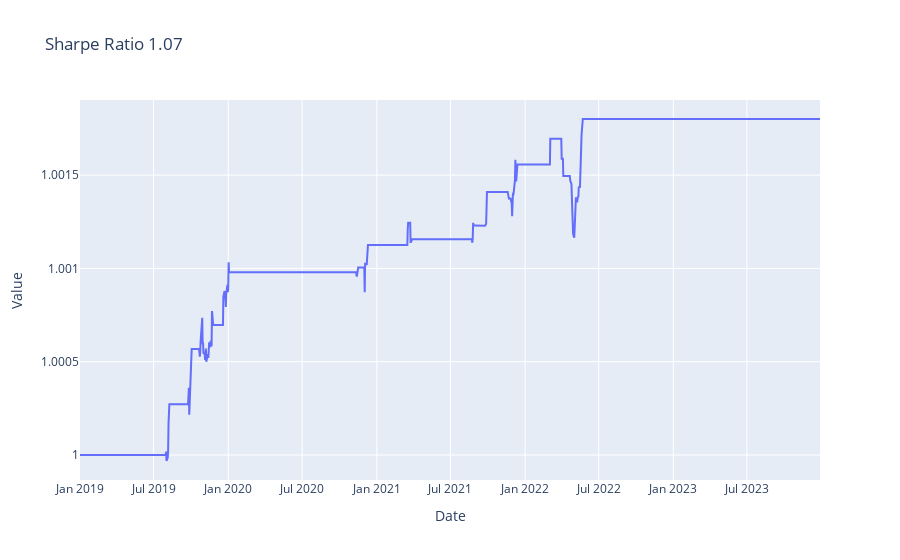

Source (notebook cell):
### Code cell
bt = Backtester( Trading(train,test),  ThresholdTradingPolicy(enter_long = 99.95, exit_long=99.99, enter_short = 100.05, exit_short = 100.025))
bt.summary()

### Figure 1 — Plotly figure (JSON) as saved in the notebook; plotly's stock layout.template omitted (floating-point values rounded to 4 significant figures; data arrays with more than 128 entries replaced by an {"elided": "..."} marker saying what was removed)
{"data": [{"mode": "lines", "type": "scatter", "x": {"elided": "1303 str values"}, "y": {"elided": "1303 float values"}}], "layout": {"title": {"text": "Sharpe Ratio 1.07"}, "xaxis": {"title": {"text": "Date"}}, "yaxis": {"title": {"text": "Value"}}}}
